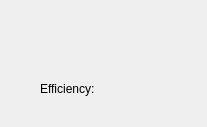
<?xml version="1.0" encoding="UTF-8"?>
<ui version="4.0">
 <class>GraphicWindow</class>
 <widget class="QWidget" name="GraphicWindow">
  <property name="geometry">
   <rect>
    <x>0</x>
    <y>0</y>
    <width>207</width>
    <height>127</height>
   </rect>
  </property>
  <property name="windowTitle">
   <string>GraphicWindow</string>
  </property>
  <widget class="QLabel" name="lbEfficiency">
   <property name="geometry">
    <rect>
     <x>40</x>
     <y>80</y>
     <width>141</width>
     <height>17</height>
    </rect>
   </property>
   <property name="text">
    <string>Efficiency:</string>
   </property>
  </widget>
 </widget>
 <resources/>
 <connections/>
</ui>
